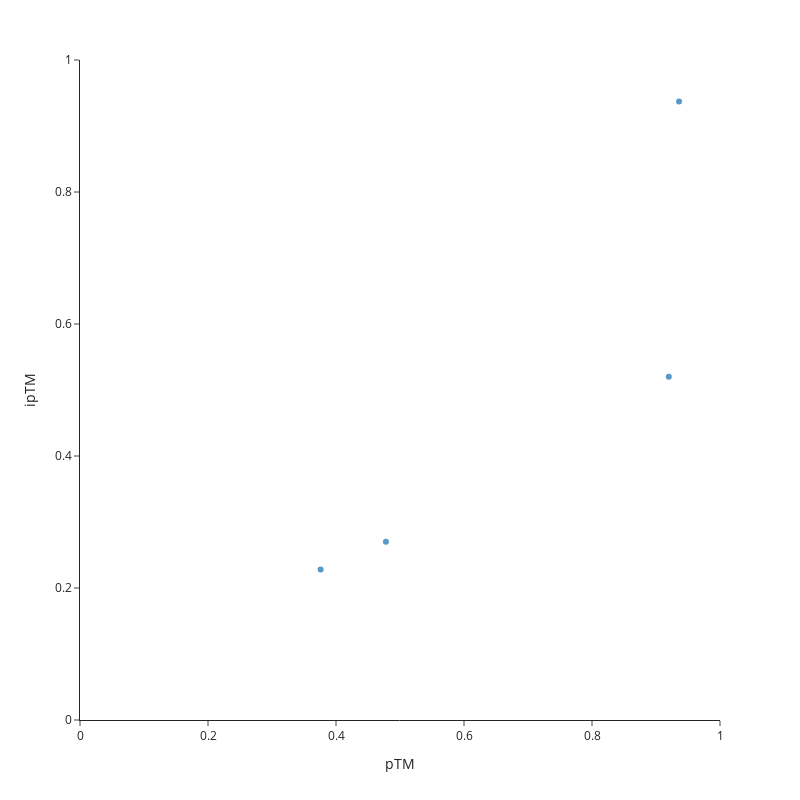

Write notebook code for a chart like this one.
### Code cell
control_db.interactive_pTM_plot('out_data/control/control_db_interactive_plot.html', static_gene='lifeact')

### Figure 1 — Plotly figure (JSON) as saved in the notebook; plotly's stock layout.template omitted (floating-point values rounded to 4 significant figures)
{"data": [{"hovertemplate": "<b>%{hovertext}</b><br><br>pTM=%{x}<br>ipTM=%{y}<extra></extra>", "hovertext": ["LAscramble-actb1", "actb1-lifeact", "dnd1-lifeact", "nanos3-lifeact"], "legendgroup": "", "marker": {"color": "#1F77B4", "opacity": 0.75, "symbol": "circle"}, "mode": "markers", "name": "", "orientation": "v", "showlegend": false, "x": [0.92, 0.936, 0.478, 0.376], "xaxis": "x", "y": [0.52, 0.937, 0.27, 0.228], "yaxis": "y", "type": "scatter"}], "layout": {"xaxis": {"anchor": "y", "domain": [0.0, 1.0], "title": {"text": "pTM"}, "range": [0, 1]}, "yaxis": {"anchor": "x", "domain": [0.0, 1.0], "title": {"text": "ipTM"}, "range": [0, 1]}, "legend": {"tracegroupgap": 0}, "margin": {"t": 60}, "autosize": false, "width": 800, "height": 800}}
